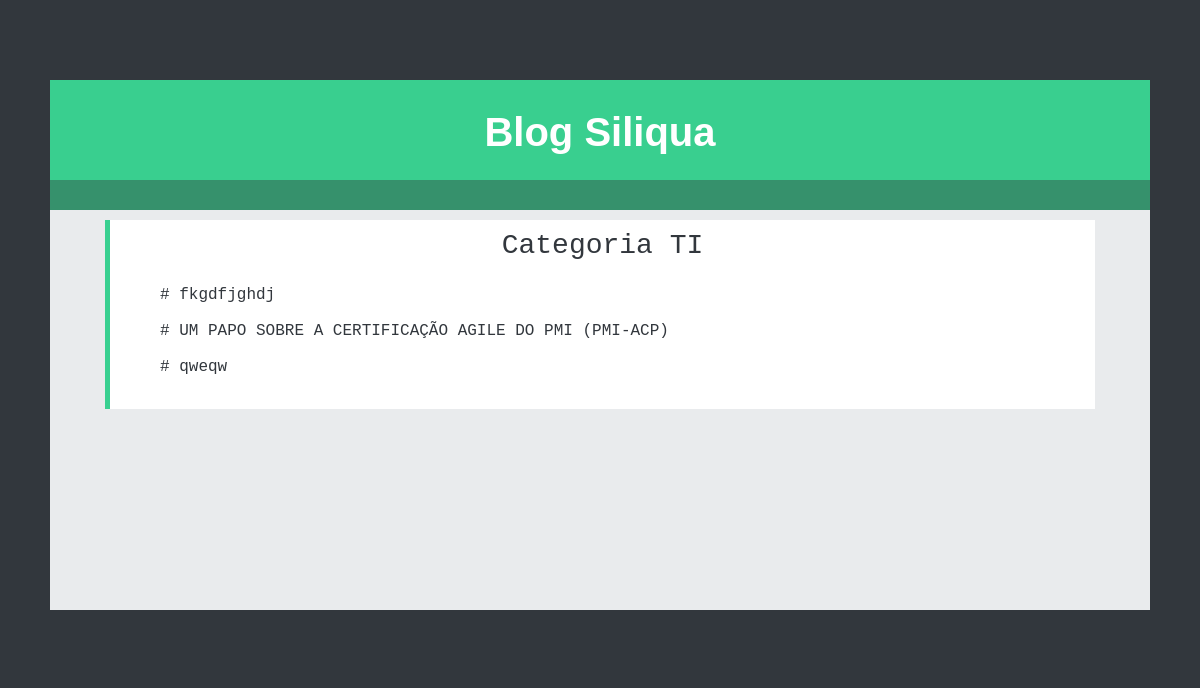
The app's page /blog/category/ti.html with its own data.
### blog/models.py (models this page shows, shortened)
class Categoria(models.Model):
    titulo = models.CharField(max_length=100, db_index=True)
    slug = models.SlugField(max_length=100, db_index=True)

class Blog(models.Model):
    class Meta:
            ordering = ('-posted',)
    titulo = models.CharField(max_length=100, unique=True)
    slug = models.SlugField(max_length=100, unique=True)
    body = models.TextField()
    posted = models.DateField()
    categoria = models.ForeignKey('blog.Categoria')
    resumo = models.TextField()
    @permalink
    def get_absolute_url(self):
        return ('view_blog_post', None, { 'slug': self.slug })

### blog/views.py (the view)
def view_categoria(request, slug):
    categoria = get_object_or_404(Categoria, slug=slug)
    return render_to_response('view_categoria.html', {
        'categoria': categoria,
        'posts': Blog.objects.filter(categoria=categoria)[:5]
    })

### templates/view_categoria.html (shortened to what this page needs)
<!DOCTYPE html>
<html>
	<head>
    </head>
        <body>
            <div class="top" ></div>
            <header>
                   <a href="http://127.0.0.1:8000/"><h1> Blog Siliqua </h1></a>
             </header>
            <div class="tudo" >
            <article>
            <div class="titulo"> {% block head_title %}Categoria {{ categoria.titulo }}{% endblock %}</div>
            <div class="postCategoria">
            {% block content %}
             {% if posts %}
                {% for post in posts %}
                # <a href="{{ post.get_absolute_url }}">{{ post.titulo }}</a><br><br>
               {% endfor %}
            {% else %}
                <p>There are no posts.</p>
             {% endif %}
            {% endblock %}
            </div>
            </article>
        </div>
        <div class="rodape" ></div>
    </body>
</html>

### templates/view_categoria.html (style rules this page uses)
* { padding: 0px; margin: 0px; background-color: #32373D; }
body { width: 1100px; margin: 0 auto; }
.top { background-color: #32373D; width: 100%; height: 80px; }
.rodape { background-color: #32373D; width: 100%; height: 50px; }
header { width: 100%; height: 100px; background-color:#39CF8F; border-bottom: 30px solid #36916C; }
.tudo { background-color: #E9EBED; width: 100%; min-height: 400px; float: left; }
article { width: 90%; margin: 0 auto; margin-top: 10px; background-color: #FFFFFF; }
.titulo { padding-top: 10px; padding-bottom: 10px; background-color: transparent; text-align: center; font-family: Monaco, Menlo, Consolas, "Courier New", monospace; border-left: 5px solid #39D091; font-size: 28px; color: #32373D; }
h1 { padding-top: 30px; background-color: transparent; text-align: center; font-family:'Lobster', arial, serif; font-size: 40px; color:#FFFFFF; }
.postCategoria { background-color: transparent; font-family: "Bitstream Vera Sans Mono", Monaco, "Courier New", Courier, monospace; padding-top: 15px; padding-bottom: 15px; text-align: justify; padding-left: 50px; padding-right: 50px; border-left: 5px solid #39D091; color: #32373D; }
.postCategoria a { background-color: transparent; font-family: "Bitstream Vera Sans Mono", Monaco, "Courier New", Courier, monospace; text-align: justify; text-decoration: none; list-style-type: none; color: #32373D; }
a { text-decoration: none; }

### records on screen
Categoria: titulo "TI"
Blog: titulo "fkgdfjghdj"
Blog: titulo "UM PAPO SOBRE A CERTIFICAÇÃO AGILE DO PMI (PMI-ACP)"
Blog: titulo "qweqw"
